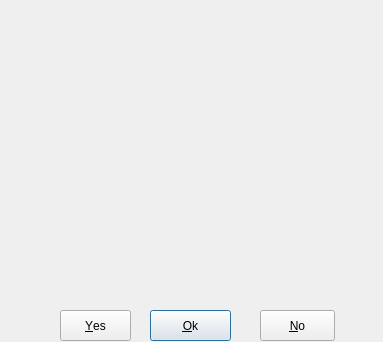
<?xml version="1.0" encoding="UTF-8"?>
<ui version="4.0">
 <class>DialogMsg</class>
 <widget class="QDialog" name="DialogMsg">
  <property name="windowModality">
   <enum>Qt::ApplicationModal</enum>
  </property>
  <property name="geometry">
   <rect>
    <x>0</x>
    <y>0</y>
    <width>383</width>
    <height>342</height>
   </rect>
  </property>
  <property name="windowTitle">
   <string>Dialog</string>
  </property>
  <widget class="QPushButton" name="pbOk">
   <property name="geometry">
    <rect>
     <x>150</x>
     <y>310</y>
     <width>81</width>
     <height>31</height>
    </rect>
   </property>
   <property name="text">
    <string>&amp;Ok</string>
   </property>
  </widget>
  <widget class="QPushButton" name="pbYes">
   <property name="geometry">
    <rect>
     <x>60</x>
     <y>310</y>
     <width>71</width>
     <height>31</height>
    </rect>
   </property>
   <property name="text">
    <string>&amp;Yes</string>
   </property>
  </widget>
  <widget class="QPushButton" name="pbNo">
   <property name="geometry">
    <rect>
     <x>260</x>
     <y>310</y>
     <width>75</width>
     <height>31</height>
    </rect>
   </property>
   <property name="text">
    <string>&amp;No</string>
   </property>
  </widget>
  <widget class="QLabel" name="label">
   <property name="geometry">
    <rect>
     <x>260</x>
     <y>240</y>
     <width>41</width>
     <height>31</height>
    </rect>
   </property>
   <property name="text">
    <string/>
   </property>
   <property name="textFormat">
    <enum>Qt::PlainText</enum>
   </property>
   <property name="alignment">
    <set>Qt::AlignCenter</set>
   </property>
   <property name="wordWrap">
    <bool>true</bool>
   </property>
  </widget>
  <widget class="QLabel" name="labelType">
   <property name="geometry">
    <rect>
     <x>0</x>
     <y>20</y>
     <width>381</width>
     <height>21</height>
    </rect>
   </property>
   <property name="text">
    <string/>
   </property>
   <property name="alignment">
    <set>Qt::AlignCenter</set>
   </property>
   <property name="wordWrap">
    <bool>true</bool>
   </property>
  </widget>
  <widget class="QLabel" name="labelCipher">
   <property name="geometry">
    <rect>
     <x>0</x>
     <y>40</y>
     <width>381</width>
     <height>21</height>
    </rect>
   </property>
   <property name="text">
    <string/>
   </property>
   <property name="alignment">
    <set>Qt::AlignCenter</set>
   </property>
  </widget>
  <widget class="QLabel" name="labelKeySize">
   <property name="geometry">
    <rect>
     <x>0</x>
     <y>60</y>
     <width>381</width>
     <height>21</height>
    </rect>
   </property>
   <property name="text">
    <string/>
   </property>
   <property name="alignment">
    <set>Qt::AlignCenter</set>
   </property>
  </widget>
  <widget class="QLabel" name="labelDevice">
   <property name="geometry">
    <rect>
     <x>0</x>
     <y>100</y>
     <width>381</width>
     <height>21</height>
    </rect>
   </property>
   <property name="text">
    <string/>
   </property>
   <property name="alignment">
    <set>Qt::AlignCenter</set>
   </property>
   <property name="wordWrap">
    <bool>true</bool>
   </property>
  </widget>
  <widget class="QLabel" name="labelLoop">
   <property name="geometry">
    <rect>
     <x>0</x>
     <y>120</y>
     <width>381</width>
     <height>21</height>
    </rect>
   </property>
   <property name="text">
    <string/>
   </property>
   <property name="alignment">
    <set>Qt::AlignCenter</set>
   </property>
   <property name="wordWrap">
    <bool>true</bool>
   </property>
  </widget>
  <widget class="QLabel" name="labelOffset">
   <property name="geometry">
    <rect>
     <x>0</x>
     <y>80</y>
     <width>381</width>
     <height>21</height>
    </rect>
   </property>
   <property name="text">
    <string/>
   </property>
   <property name="alignment">
    <set>Qt::AlignCenter</set>
   </property>
  </widget>
  <widget class="QLabel" name="labelSize">
   <property name="geometry">
    <rect>
     <x>0</x>
     <y>140</y>
     <width>381</width>
     <height>21</height>
    </rect>
   </property>
   <property name="text">
    <string/>
   </property>
   <property name="alignment">
    <set>Qt::AlignCenter</set>
   </property>
  </widget>
  <widget class="QLabel" name="labelMode">
   <property name="geometry">
    <rect>
     <x>0</x>
     <y>160</y>
     <width>381</width>
     <height>21</height>
    </rect>
   </property>
   <property name="text">
    <string/>
   </property>
   <property name="alignment">
    <set>Qt::AlignCenter</set>
   </property>
  </widget>
  <widget class="QLabel" name="labelFs">
   <property name="geometry">
    <rect>
     <x>0</x>
     <y>200</y>
     <width>381</width>
     <height>21</height>
    </rect>
   </property>
   <property name="text">
    <string/>
   </property>
   <property name="alignment">
    <set>Qt::AlignCenter</set>
   </property>
  </widget>
  <widget class="QLabel" name="labelSize_2">
   <property name="geometry">
    <rect>
     <x>0</x>
     <y>220</y>
     <width>381</width>
     <height>21</height>
    </rect>
   </property>
   <property name="text">
    <string/>
   </property>
   <property name="alignment">
    <set>Qt::AlignCenter</set>
   </property>
  </widget>
  <widget class="QLabel" name="labelUsed">
   <property name="geometry">
    <rect>
     <x>0</x>
     <y>210</y>
     <width>381</width>
     <height>20</height>
    </rect>
   </property>
   <property name="text">
    <string/>
   </property>
   <property name="alignment">
    <set>Qt::AlignCenter</set>
   </property>
  </widget>
  <widget class="QLabel" name="labelUnused">
   <property name="geometry">
    <rect>
     <x>0</x>
     <y>260</y>
     <width>381</width>
     <height>20</height>
    </rect>
   </property>
   <property name="text">
    <string/>
   </property>
   <property name="alignment">
    <set>Qt::AlignCenter</set>
   </property>
  </widget>
  <widget class="QLabel" name="labelUsedPerc">
   <property name="geometry">
    <rect>
     <x>0</x>
     <y>280</y>
     <width>381</width>
     <height>20</height>
    </rect>
   </property>
   <property name="text">
    <string/>
   </property>
   <property name="alignment">
    <set>Qt::AlignCenter</set>
   </property>
  </widget>
  <widget class="QLabel" name="labelActiveSlots">
   <property name="geometry">
    <rect>
     <x>0</x>
     <y>180</y>
     <width>381</width>
     <height>20</height>
    </rect>
   </property>
   <property name="text">
    <string/>
   </property>
   <property name="alignment">
    <set>Qt::AlignCenter</set>
   </property>
  </widget>
 </widget>
 <resources/>
 <connections/>
</ui>
